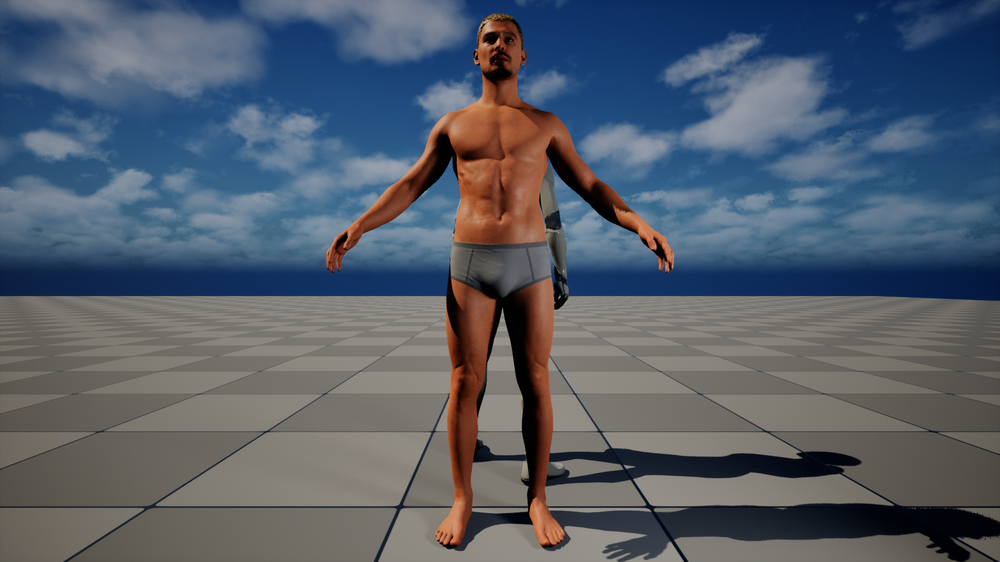
#> input picture Saved/CameraFrames/nopoint/Camera1_Frame.png, 1000 x 562 px, shrunk from 1920 x 1080 before the run, found by its file name; the run also reads 1 picture not shown here
$ jupyter execute --allow-errors pointprojection.ipynb
#> lines starting #> are read from the running program, lines starting #| are printed output that depends on the picture
[cell 1]
import numpy as np
import os.path
import json
import cv2 as cv

[cell 2]
saved_path = "C:/Users/20716400/Documents/Unreal Projects/ExtractJointLocation/Saved"

intrinsic_path = saved_path + "//CameraData//CineCameraActor_0//Intrinsics_CineCameraActor_0.json"
extrinsic_path = saved_path + "//CameraData//CineCameraActor_0//Extrinsics_CineCameraActor_0.json"

face_subset_path = saved_path +  "/FaceSubset/BP_Carl_C_1_FaceSubset_BoneLocations.json"
lower_body_subset_path = saved_path + "/LowerBodySubset/BP_Carl_C_1_LowerBodySubset_BoneLocations.json"
upper_body_subset_path = saved_path + "/UpperBodySubset/BP_Carl_C_1_UpperBodySubset_BoneLocations.json"

camera1_frame_no_point_path = saved_path + "/CameraFrames/nopoint/Camera1_Frame.png"
camera1_frame_points_path = saved_path + "/CameraFrames/points/Camera1_Frame.png"

[cell 3]
def load_keypoints(keypoint_file):
    with open(keypoint_file, 'r') as file:
        keypoints = json.load(file)
    return keypoints['Keypoints']

[cell 4]
def load_matrices(intrinsic_path, extrinsic_path):
    with open(intrinsic_path, 'r') as intrinsic_file:
        intrinsic = json.load(intrinsic_file)

    with open(extrinsic_path, 'r') as extrinsic_path:
        extrinsic = json.load(extrinsic_path)

    m_int = intrinsic['Intrinsics']['IntrinsicMatrix']
    # m_ext_ue = extrinsic['Extrinsics']['ExtrinsicMatrix_UE']
    m_ext = extrinsic['Extrinsics']['ExtrinsicMatrix_CV']
    return m_int, m_ext

[cell 5]
camera1_frame = cv.imread(camera1_frame_no_point_path)
#> camera1_frame is the input picture: shape (562, 1000, 3); mean B, G, R 106.7, 93.8, 84.8
camera1_frame_no_point = cv.imread(camera1_frame_points_path)

#> (a cell that did not finish here is left out)

#> (a cell that did not finish here is left out)

[cell 8]
def make_projection_matrix(intrinsic_matrix, extrinsic_matrix):
    return intrinsic_matrix @ extrinsic_matrix.T[:3,:] # P = K [R | t]

#> (the rest of this cell did not finish here and is left out)

[cell 9]
# [4 lines of commented-out code are left out]

#> (a cell that did not finish here is left out)

#> (a cell that did not finish here is left out)

[cell 12]
def create_bone_array(bone_data):
    just_bones = []
    bone_data_array = []
    for item in bone_data:
        bone_name = item['BoneName']
        location = item['WorldLocation']
        x = location['X']
        y = location['Y']
        z = location['Z']

        just_bones.append([x, y, z])
        bone_data_array.append({
            "bone name": bone_name,
            "points": [x, y, z] })
    return bone_data_array, just_bones

#> (the rest of this cell did not finish here and is left out)

[cell 13]
import numpy as np
import matplotlib.pyplot as plt
from mpl_toolkits.mplot3d import Axes3D

# Your extrinsic matrix
Rt = np.array([
    [-2.22044605e-16, -1.00000000e+00,  0.00000000e+00,  8.40000000e+02],
    [ 1.00000000e+00, -2.22044605e-16,  0.00000000e+00,  1.62000000e+03],
    [ 0.00000000e+00,  0.00000000e+00,  1.00000000e+00,  9.00000000e+01]
])

# Extract R and t
R = Rt[:, :3]
t = Rt[:, 3]

# Calculate the camera position (C)
# C = -R_inverse * t. Since R is orthogonal, R_inverse = R_transpose
C = -R.T @ t

# Define the length of the axes for visualization
axis_length = 500

# Get the camera's axes
camera_x_axis = R.T[0, :] * axis_length
camera_y_axis = R.T[1, :] * axis_length
camera_z_axis = R.T[2, :] * axis_length

# Create a 3D plot
fig = plt.figure()
ax = fig.add_subplot(111, projection='3d')

# Plot the camera's position
ax.scatter(C[0], C[1], C[2], color='black', marker='o', s=100)

# Plot the camera's axes from its position
ax.quiver(C[0], C[1], C[2], camera_x_axis[0], camera_x_axis[1], camera_x_axis[2], color='red', label='X-axis')
ax.quiver(C[0], C[1], C[2], camera_y_axis[0], camera_y_axis[1], camera_y_axis[2], color='green', label='Y-axis')
ax.quiver(C[0], C[1], C[2], camera_z_axis[0], camera_z_axis[1], camera_z_axis[2], color='blue', label='Z-axis')

# Set plot limits and labels
ax.set_xlabel('X')
ax.set_ylabel('Y')
ax.set_zlabel('Z')
ax.set_title("Camera Pose in 3D World")
ax.set_xlim([-1000, 1000])
ax.set_ylim([-1000, 1000])
ax.set_zlim([-1000, 1000])

plt.legend()
plt.show()
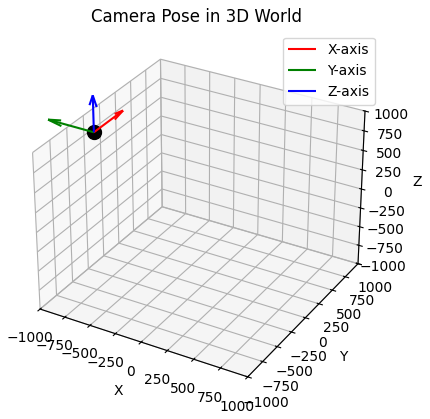
#> figure drawn by matplotlib, 1 panel
